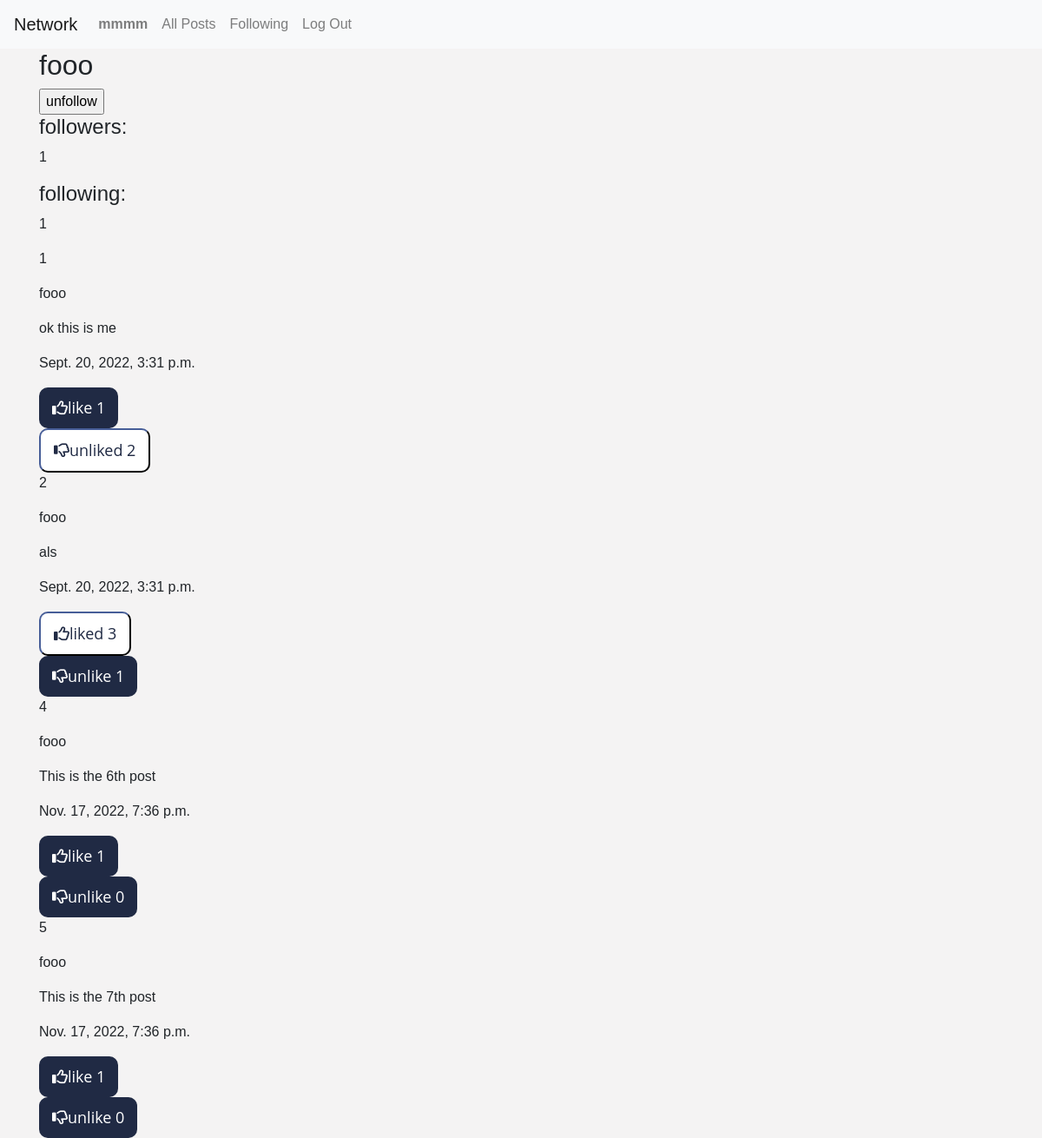
Screenshot of /follow/fooo (signed in) with the database file from the repository.
### network/models.py (models this page shows)
class User(AbstractUser):
    pass

class posts(models.Model):
    post = models.CharField(max_length=500)
    writer = models.ForeignKey("User", on_delete=models.CASCADE, related_name="writer")
    timestamp = models.DateTimeField(auto_now_add=True)
    likers = models.ManyToManyField("User",  related_name="liker" , default= None, blank=True)
    unlikers = models.ManyToManyField ("User", related_name="unliker" , default= None, blank=True)

### network/views.py (the view, shortened to what this page needs)
# urls.py: path("follow/<str:name>", views.Users, name="follow"),
@csrf_exempt
def Users(request, name):
    allposts = posts.objects.all().order_by('-timestamp')
    p = Paginator(posts.objects.all().order_by('-timestamp'), 1)
    page = request.GET.get('page')
    postss = p.get_page(page)
    user = request.user
    nums = "a" * postss.paginator.num_pages
    x = User.objects.get(username=name)
    l = ''
    if follow.objects.filter(follower = request.user, following = x).exists():
        l = 'unfollow'
    else:
        l = 'follow'
    print('about to render')
    followers = follow.objects.filter(following = x)
    following = follow.objects.filter(follower = x)
    user_post = posts.objects.filter(writer = x)
    return render (request, "network/user.html",{"x":x, 'l':l, 'followers':followers , 'following':following , "user_posts":user_post, "allposts": allposts, 'posts':postss, 'nums':nums, user: 'user'})

### network/templates/network/user.html (shortened to what this page needs)
{% extends "network/layout.html" %}
{% block body %}
<div class="container">
<h2>{{x.username}}</h2>
<form>
    <input type="button" value={{l}} name ="follow" id={{x.username}}>
</form>
<h4>followers:</h4><p>{{followers.count}}</p>
<h4>following:</h4><p>{{following.count}}</p>
{% for post in user_posts %}
    <div>
    <p>{{post.id}}</p>
    <p>{{post.writer}}</p>
    <p>{{post.post}}</p>
    <p>{{post.timestamp}}</p>
    <div id="likesdiv">
    {% if request.user in post.likers.all %}
    <button value = "liked__btn"class="liked__btn" id={{post.id}}>
        <span id="icon"><i class="fa-regular fa-thumbs-up"></i></span>liked
            <span id="count">{{post.likers.all.count}}</span>
    </button>
    {% else %}
    <button value = "like__btn" class="like__btn" id={{post.id}}>
        <span id="icon"><i class="fa-regular fa-thumbs-up"></i></span>like
            <span id="count">{{post.likers.all.count}}</span>
    </button>
    {% endif %}
    </div>
    <div id='unlikesdiv'>
    {% if request.user in post.unlikers.all %}
    <button value = "unliked__btn" class="unliked__btn" id={{post.id}}>
        <span id="icon"><i class="fa-regular fa-thumbs-down"></i></span>unliked
            <span id="count">{{post.unlikers.all.count}}</span>
    </button>
    {% else %}
    <button value = "unlike__btn" class="unlike__btn" id={{post.id}}>
        <span id="icon"><i class="fa-regular fa-thumbs-down"></i></span>unlike
            <span id="count">{{post.unlikers.all.count}}</span>
    </button>
    {% endif %}
    </div>
    </div>
    {%endfor %}
</div>
</div>
{% endblock %}

### network/templates/network/layout.html (shortened to what this page needs)
{% load static %}
<!DOCTYPE html>
<html lang="en">
    <head>
        <link rel="stylesheet" href="https://stackpath.bootstrapcdn.com/bootstrap/4.4.1/css/bootstrap.min.css">
        <link href="{% static 'network/styles.css' %}" rel="stylesheet">
    </head>
    <body>
        <nav class="navbar navbar-expand-lg navbar-light bg-light" id="hk">
            <a class="navbar-brand" href="#">Network</a>
            <div>
              <ul class="navbar-nav mr-auto">
                {% if user.is_authenticated %}
                    <li class="nav-item">
                        <a class="nav-link" href="{% url 'follow' user.username %}"><strong>{{ user.username }}</strong></a>
                    </li>
                {% endif %}
                <li class="nav-item">
                  <a class="nav-link" href="{% url 'index' %}">All Posts</a>
                </li>
                {% if user.is_authenticated %}
                    <li class="nav-item">
                        <a class="nav-link" href="{% url 'following' user.id %}">Following</a>
                    </li>
                    <li class="nav-item">
                        <a class="nav-link" href="{% url 'logout' %}">Log Out</a>
                    </li>
                {% endif %}
              </ul>
            </div>
          </nav>
        <div class="body">
            {% block body %}
            {% endblock %}
    </body>
</html>

### network/static/network/styles.css (style rules this page uses)
.container { padding-left: 15px; padding-right: 15px; margin-left: auto; margin-right: auto; }
@media (min-width:768px) { .container { width:750; } }
@media (min-width:992px) { .container { width: 970px; } }
@media (min-width: 1200px) { .container { width:1170px } }
body { margin-top: 0px; font-family: 'Josefin Sans', sans-serif; background-color:rgba(189, 184, 184, 0.163); }

### network/templates/network/layout.html (style rules this page uses)
#hk { background-color: rgb(24, 31, 50); }

### network/templates/network/user.html (style rules this page uses)
.like__btn { padding: 10px 15px; background: rgb(32,42,68); font-size: 18px; font-family:'Open Sans', 'sans-serif'; border:none; color:white; border-radius: 10px; cursor: pointer; outline:none; }
.liked__btn { padding: 10px 15px; background: rgb(255, 255, 255); font-size: 18px; font-family:'Open Sans', 'sans-serif'; border-color:rgb(32,42,68); color:rgb(32,42,68); border-radius: 10px; cursor: pointer; outline:none; }
.unlike__btn { padding: 10px 15px; background: rgb(32,42,68); font-size: 18px; font-family:'Open Sans', 'sans-serif'; border:none; color:white; border-radius: 10px; cursor: pointer; outline:none; }
.unliked__btn { padding: 10px 15px; background: rgb(255, 255, 255); font-size: 18px; font-family:'Open Sans', 'sans-serif'; border-color:rgb(32,42,68); color:rgb(32,42,68); border-radius: 10px; cursor: pointer; outline:none; }

### rows the page displays
User: username "mmmm"
User: username "fooo"
posts: id "1", writer "fooo", post "ok this is me", timestamp "Sept. 20, 2022, 3:31 p.m.", likers.all.count "1", unlikers.all.count "2"
posts: id "2", writer "fooo", post "als", timestamp "Sept. 20, 2022, 3:31 p.m.", likers.all.count "3", unlikers.all.count "1"
posts: id "4", writer "fooo", post "This is the 6th post", timestamp "Nov. 17, 2022, 7:36 p.m.", likers.all.count "1", unlikers.all.count "0"
posts: id "5", writer "fooo", post "This is the 7th post", timestamp "Nov. 17, 2022, 7:36 p.m.", likers.all.count "1", unlikers.all.count "0"

### other values shown
{{ followers.count }} "1"
{{ following.count }} "1"
